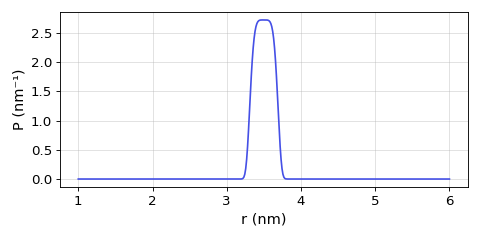

This figure's Python source:
import deerlab as dl
import matplotlib.pyplot as plt 
import numpy as np 

model = dl.dd_gengauss
r = np.linspace(1,6,400)
par0 = model.getmetadata()['par0']
P = model(r,*par0)
plt.figure(figsize=[6,3])
plt.plot(r,P,color='#4550e6')
plt.xlabel('r (nm)',fontsize=13)
plt.ylabel('P (nm⁻¹)',fontsize=13)
plt.grid(alpha=0.4)
plt.tick_params(labelsize=12)
plt.tick_params(labelsize=12)
plt.tight_layout()
plt.show()
